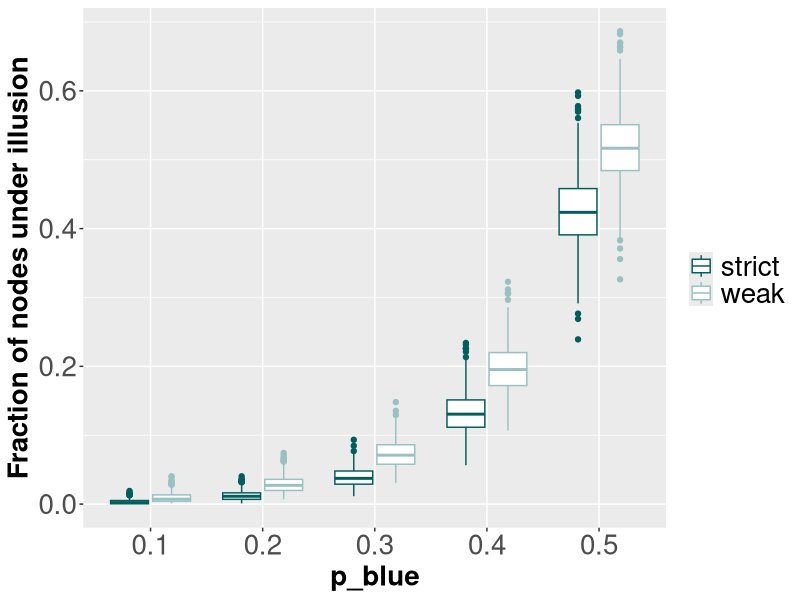
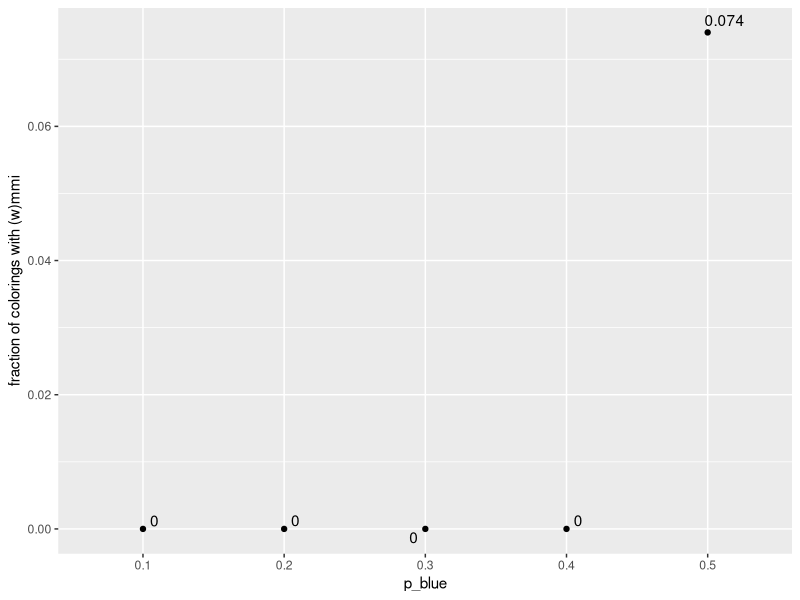
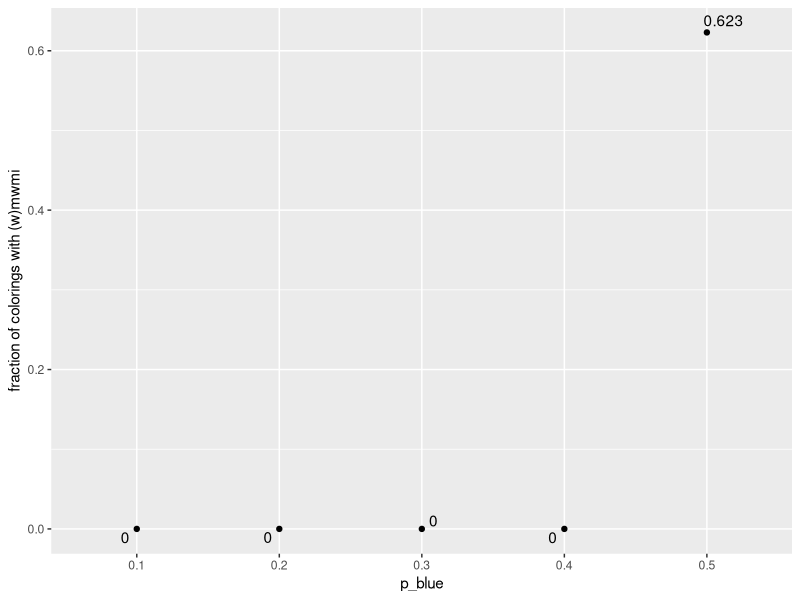
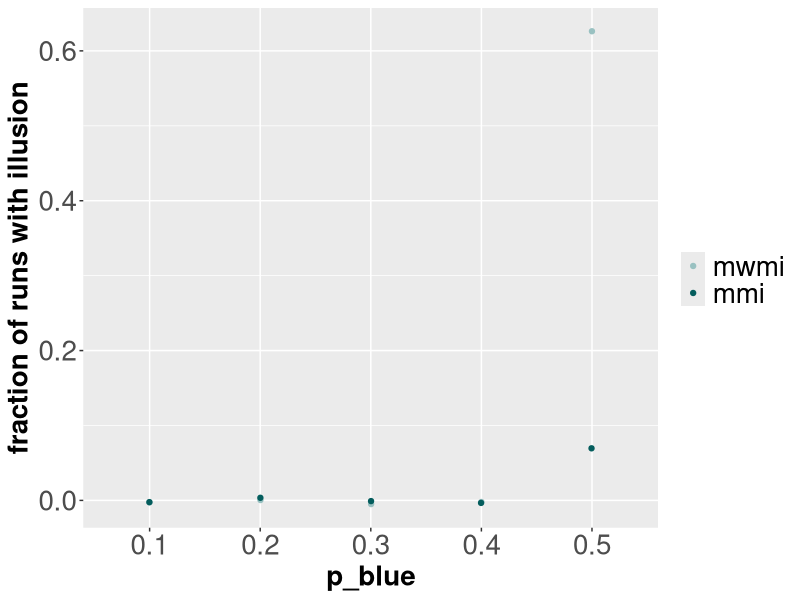

Recreate these plots in R, in order.
library(ggplot2)
library(ggrepel) # For labeling the points in a scatter plot

df_fb <-  read.csv("FB_data.csv", header = TRUE, sep = ';')
df_fb$p_blue <- factor(df_fb$p_blue)

### Fraction of nodes under  illusion: 

# First create dataframe with the data for strict and weak illusions combined:
df_fb_combined_weak <- df_fb
df_fb_combined_strict <- df_fb
df_fb_combined_weak$combined <- 'weak'
df_fb_combined_strict$combined <- 'strict'
df_fb_combined <- rbind(df_fb_combined_weak, df_fb_combined_strict)
rm(df_fb_combined_strict)
rm(df_fb_combined_weak)
df_fb_combined$nr_nodes_ill <- df_fb_combined$nr_nodes_str_ill
df_fb_combined$nr_nodes_ill <- replace(df_fb_combined$nr_nodes_ill, df_fb_combined$combined == 'weak', df_fb_combined$nr_nodes_weak_ill)

# Plot the boxplots of the fraction of nodes under strict/weak illusion, for every value of p_blue.
ggplot(df_fb_combined, aes(x=p_blue, y = nr_nodes_ill/4039, color = combined)) + 
  geom_boxplot() + 
  scale_y_continuous(name = "Fraction of nodes under illusion") +
  scale_x_discrete(name = "p_blue") +
  scale_colour_manual("", 
                      breaks = c("strict", "weak"),
                      values = c( "#045D5D", "#99C1C1"))+
  theme(axis.text=element_text(size=20),
        axis.title=element_text(size=20,face="bold"),
        legend.text = element_text(size = 20))

### Fraction of runs with majority-majority-illusion:

# First make a new column with the mmi values we want to measure 1 and the rest 0:
# Note: any(df_fb=='wmmi') and any(df_fb=='wmwmi') give 'FALSE', which is because the number of nodes is odd: any weak majority-(weak)-maj illusion is necessarily a strict one.
#mmi
df_fb$mmi <- replace(df_fb$mi,  df_fb$mi == 'mmi', 1)
df_fb$mmi <- replace(df_fb$mmi, df_fb$mmi == 'no_strict', 0)
df_fb<-transform(df_fb, mmi = as.numeric((mmi)))
averages_fb_mmi <- aggregate(mmi ~   p_blue, data = df_fb, FUN = mean, na.rm = TRUE)
ggplot(averages_fb_mmi, aes(x=p_blue, y=mmi)) + 
  geom_point() + 
  geom_text_repel(aes(label = mmi)) +
  scale_y_continuous(name = "fraction of colorings with (w)mmi") +
  scale_x_discrete(name = "p_blue") 

#mwmi
df_fb$mwmi <- replace(df_fb$wmi, df_fb$wmi == 'mwmi', 1)
df_fb $mwmi <- replace(df_fb$mwmi, df_fb$mwmi == 'no_weak', 0)
df_fb<-transform(df_fb, mwmi = as.numeric((mwmi)))
averages_fb_mwmi <- aggregate(mwmi ~   p_blue, data = df_fb, FUN = mean, na.rm = TRUE)
ggplot(averages_fb_mwmi, aes(x=p_blue, y=mwmi)) + 
  geom_point() + 
  geom_text_repel(aes(label = mwmi)) +
  scale_y_continuous(name = "fraction of colorings with (w)mwmi") +
  scale_x_discrete(name = "p_blue") 

#combined plot of (w)mwmi and (w)mmi :
ggplot(averages_fb_mwmi, aes(x=p_blue)) +
  geom_point(aes(y=mwmi, colour = "mwmi" ), position= position_jitter(h=0.005,w=0.005)) + 
  geom_point(aes(y = averages_fb_mmi$mmi, colour = "mmi" ), position= position_jitter(h=0.005,w=0.005)) +
  scale_colour_manual("", 
                      breaks = c("mwmi",  "mmi"),
                      values = c('#99C1C1', "#045D5D")) +
  scale_y_continuous(name = "fraction of runs with illusion") +
  scale_x_discrete(name = "p_blue") +
  #ggtitle("Fraction of networks in which there is (weak-)majority-(weak-)majority illusion") +
  theme(axis.text=element_text(size=20),
        axis.title=element_text(size=20,face="bold"),
        legend.text = element_text(size = 20)) 

# Add a column with the number of nodes that have weak but not strict illusion (these can only be the even nodes):
df_fb<- transform(df_fb, nr_nodes_only_weak = df_fb$nr_nodes_weak_ill - df_fb$nr_nodes_str_ill)
# Add a column with the fraction of even nodes under weak illusion:
df_fb <- transform(df_fb, even_nodes_weak_illusion = df_fb$nr_nodes_only_weak/2018)

max(df_fb$nr_nodes_only_weak)
#457
mean(df_fb[df_fb$p_blue == 0.5,]$even_nodes_weak_illusion)
#0.1859163

#Count exact number of mmi for p_blue = 0.5:
sum(df_fb[df_fb$p_blue == 0.5,]$mmi)
# 74
#Count exact number of mwmi for p_blue = 0.5:
sum(df_fb[df_fb$p_blue == 0.5,]$mwmi)
# 623


